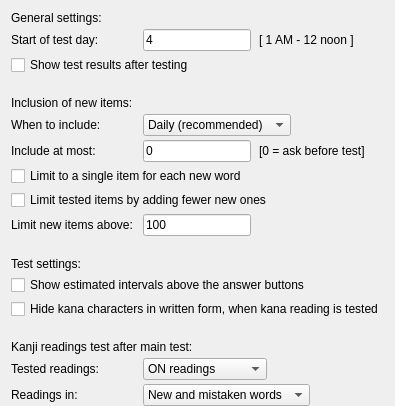
            <widget class="QWidget" name="studyPage">
             <layout class="QFormLayout" name="formLayout_10">
              <property name="horizontalSpacing">
               <number>10</number>
              </property>
              <property name="verticalSpacing">
               <number>4</number>
              </property>
              <property name="bottomMargin">
               <number>0</number>
              </property>
              <item row="0" column="0" colspan="2">
               <widget class="QLabel" name="label_123">
                <property name="sizePolicy">
                 <sizepolicy hsizetype="Preferred" vsizetype="Fixed">
                  <horstretch>0</horstretch>
                  <verstretch>0</verstretch>
                 </sizepolicy>
                </property>
                <property name="text">
                 <string>General settings:</string>
                </property>
               </widget>
              </item>
              <item row="1" column="0">
               <widget class="QLabel" name="label_89">
                <property name="text">
                 <string>Start of test day:</string>
                </property>
               </widget>
              </item>
              <item row="1" column="1">
               <layout class="QHBoxLayout" name="horizontalLayout_14">
                <property name="spacing">
                 <number>8</number>
                </property>
                <item>
                 <widget class="ZLineEdit" name="studyStartEdit">
                  <property name="sizePolicy">
                   <sizepolicy hsizetype="Fixed" vsizetype="Fixed">
                    <horstretch>0</horstretch>
                    <verstretch>0</verstretch>
                   </sizepolicy>
                  </property>
                  <property name="text">
                   <string>4</string>
                  </property>
                 </widget>
                </item>
                <item>
                 <widget class="QLabel" name="label_91">
                  <property name="sizePolicy">
                   <sizepolicy hsizetype="Fixed" vsizetype="Preferred">
                    <horstretch>0</horstretch>
                    <verstretch>0</verstretch>
                   </sizepolicy>
                  </property>
                  <property name="text">
                   <string>[ 1 AM - 12 noon ]</string>
                  </property>
                 </widget>
                </item>
               </layout>
              </item>
              <item row="2" column="0" colspan="2">
               <widget class="QCheckBox" name="studyReviewBox">
                <property name="sizePolicy">
                 <sizepolicy hsizetype="Fixed" vsizetype="Fixed">
                  <horstretch>0</horstretch>
                  <verstretch>0</verstretch>
                 </sizepolicy>
                </property>
                <property name="text">
                 <string>Show test results after testing</string>
                </property>
               </widget>
              </item>
              <item row="3" column="1">
               <spacer name="verticalSpacer_24">
                <property name="orientation">
                 <enum>Qt::Vertical</enum>
                </property>
                <property name="sizeType">
                 <enum>QSizePolicy::Fixed</enum>
                </property>
                <property name="sizeHint" stdset="0">
                 <size>
                  <width>20</width>
                  <height>13</height>
                 </size>
                </property>
               </spacer>
              </item>
              <item row="4" column="0" colspan="2">
               <widget class="QLabel" name="label_75">
                <property name="text">
                 <string>Inclusion of new items:</string>
                </property>
               </widget>
              </item>
              <item row="5" column="0">
               <widget class="QLabel" name="label_76">
                <property name="text">
                 <string>When to include:</string>
                </property>
               </widget>
              </item>
              <item row="5" column="1">
               <widget class="QComboBox" name="studyIncludeCBox">
                <property name="sizePolicy">
                 <sizepolicy hsizetype="Fixed" vsizetype="Fixed">
                  <horstretch>0</horstretch>
                  <verstretch>0</verstretch>
                 </sizepolicy>
                </property>
                <item>
                 <property name="text">
                  <string>Daily (recommended)</string>
                 </property>
                </item>
                <item>
                 <property name="text">
                  <string>Every second day</string>
                 </property>
                </item>
                <item>
                 <property name="text">
                  <string>Every third day</string>
                 </property>
                </item>
                <item>
                 <property name="text">
                  <string>Every fifth day</string>
                 </property>
                </item>
                <item>
                 <property name="text">
                  <string>Every week</string>
                 </property>
                </item>
               </widget>
              </item>
              <item row="6" column="0">
               <widget class="QLabel" name="label_77">
                <property name="text">
                 <string>Include at most:</string>
                </property>
               </widget>
              </item>
              <item row="6" column="1">
               <layout class="QHBoxLayout" name="horizontalLayout_15">
                <property name="spacing">
                 <number>8</number>
                </property>
                <item>
                 <widget class="ZLineEdit" name="studyIncludeEdit">
                  <property name="sizePolicy">
                   <sizepolicy hsizetype="Fixed" vsizetype="Fixed">
                    <horstretch>0</horstretch>
                    <verstretch>0</verstretch>
                   </sizepolicy>
                  </property>
                  <property name="text">
                   <string>0</string>
                  </property>
                 </widget>
                </item>
                <item>
                 <widget class="QLabel" name="label_79">
                  <property name="sizePolicy">
                   <sizepolicy hsizetype="Fixed" vsizetype="Preferred">
                    <horstretch>0</horstretch>
                    <verstretch>0</verstretch>
                   </sizepolicy>
                  </property>
                  <property name="text">
                   <string>[0 = ask before test]</string>
                  </property>
                 </widget>
                </item>
               </layout>
              </item>
              <item row="7" column="0" colspan="2">
               <widget class="QCheckBox" name="studyUniqueBox">
                <property name="sizePolicy">
                 <sizepolicy hsizetype="Fixed" vsizetype="Fixed">
                  <horstretch>0</horstretch>
                  <verstretch>0</verstretch>
                 </sizepolicy>
                </property>
                <property name="text">
                 <string>Limit to a single item for each new word</string>
                </property>
               </widget>
              </item>
              <item row="8" column="0" colspan="2">
               <widget class="QCheckBox" name="studyLimitBox">
                <property name="sizePolicy">
                 <sizepolicy hsizetype="Fixed" vsizetype="Fixed">
                  <horstretch>0</horstretch>
                  <verstretch>0</verstretch>
                 </sizepolicy>
                </property>
                <property name="text">
                 <string>Limit tested items by adding fewer new ones</string>
                </property>
               </widget>
              </item>
              <item row="9" column="0">
               <widget class="QLabel" name="label_80">
                <property name="text">
                 <string>Limit new items above:</string>
                </property>
               </widget>
              </item>
              <item row="9" column="1">
               <widget class="ZLineEdit" name="studyLimitEdit">
                <property name="sizePolicy">
                 <sizepolicy hsizetype="Fixed" vsizetype="Fixed">
                  <horstretch>0</horstretch>
                  <verstretch>0</verstretch>
                 </sizepolicy>
                </property>
                <property name="text">
                 <string>100</string>
                </property>
               </widget>
              </item>
              <item row="10" column="1">
               <spacer name="verticalSpacer_20">
                <property name="orientation">
                 <enum>Qt::Vertical</enum>
                </property>
                <property name="sizeType">
                 <enum>QSizePolicy::Fixed</enum>
                </property>
                <property name="sizeHint" stdset="0">
                 <size>
                  <width>20</width>
                  <height>13</height>
                 </size>
                </property>
               </spacer>
              </item>
              <item row="15" column="0" colspan="2">
               <widget class="QLabel" name="label_94">
                <property name="text">
                 <string>Kanji readings test after main test:</string>
                </property>
               </widget>
              </item>
              <item row="16" column="0">
               <widget class="QLabel" name="label_95">
                <property name="sizePolicy">
                 <sizepolicy hsizetype="Fixed" vsizetype="Preferred">
                  <horstretch>0</horstretch>
                  <verstretch>0</verstretch>
                 </sizepolicy>
                </property>
                <property name="text">
                 <string>Tested readings:</string>
                </property>
               </widget>
              </item>
              <item row="16" column="1">
               <widget class="QComboBox" name="studyReadingTypeCBox">
                <property name="sizePolicy">
                 <sizepolicy hsizetype="Fixed" vsizetype="Fixed">
                  <horstretch>0</horstretch>
                  <verstretch>0</verstretch>
                 </sizepolicy>
                </property>
                <item>
                 <property name="text">
                  <string>ON readings</string>
                 </property>
                </item>
                <item>
                 <property name="text">
                  <string>Kun readings</string>
                 </property>
                </item>
                <item>
                 <property name="text">
                  <string>Both ON and Kun</string>
                 </property>
                </item>
                <item>
                 <property name="text">
                  <string>None</string>
                 </property>
                </item>
               </widget>
              </item>
              <item row="17" column="0">
               <widget class="QLabel" name="label_96">
                <property name="sizePolicy">
                 <sizepolicy hsizetype="Fixed" vsizetype="Preferred">
                  <horstretch>0</horstretch>
                  <verstretch>0</verstretch>
                 </sizepolicy>
                </property>
                <property name="text">
                 <string>Readings in:</string>
                </property>
               </widget>
              </item>
              <item row="17" column="1">
               <widget class="QComboBox" name="studyReadingWordCBox">
                <property name="sizePolicy">
                 <sizepolicy hsizetype="Fixed" vsizetype="Fixed">
                  <horstretch>0</horstretch>
                  <verstretch>0</verstretch>
                 </sizepolicy>
                </property>
                <item>
                 <property name="text">
                  <string>New and mistaken words</string>
                 </property>
                </item>
                <item>
                 <property name="text">
                  <string>New words</string>
                 </property>
                </item>
                <item>
                 <property name="text">
                  <string>Mistakes</string>
                 </property>
                </item>
                <item>
                 <property name="text">
                  <string>Every tested word</string>
                 </property>
                </item>
               </widget>
              </item>
              <item row="11" column="0" colspan="2">
               <widget class="QLabel" name="label_81">
                <property name="text">
                 <string>Test settings:</string>
                </property>
               </widget>
              </item>
              <item row="12" column="0" colspan="2">
               <widget class="QCheckBox" name="studyEstimateBox">
                <property name="sizePolicy">
                 <sizepolicy hsizetype="Fixed" vsizetype="Fixed">
                  <horstretch>0</horstretch>
                  <verstretch>0</verstretch>
                 </sizepolicy>
                </property>
                <property name="text">
                 <string>Show estimated intervals above the answer buttons</string>
                </property>
               </widget>
              </item>
              <item row="14" column="1">
               <spacer name="verticalSpacer_22">
                <property name="orientation">
                 <enum>Qt::Vertical</enum>
                </property>
                <property name="sizeType">
                 <enum>QSizePolicy::Fixed</enum>
                </property>
                <property name="sizeHint" stdset="0">
                 <size>
                  <width>20</width>
                  <height>13</height>
                 </size>
                </property>
               </spacer>
              </item>
              <item row="13" column="0" colspan="2">
               <widget class="QCheckBox" name="studyHideKanaBox">
                <property name="sizePolicy">
                 <sizepolicy hsizetype="Fixed" vsizetype="Fixed">
                  <horstretch>0</horstretch>
                  <verstretch>0</verstretch>
                 </sizepolicy>
                </property>
                <property name="text">
                 <string>Hide kana characters in written form, when kana reading is tested</string>
                </property>
               </widget>
              </item>
             </layout>
            </widget>
